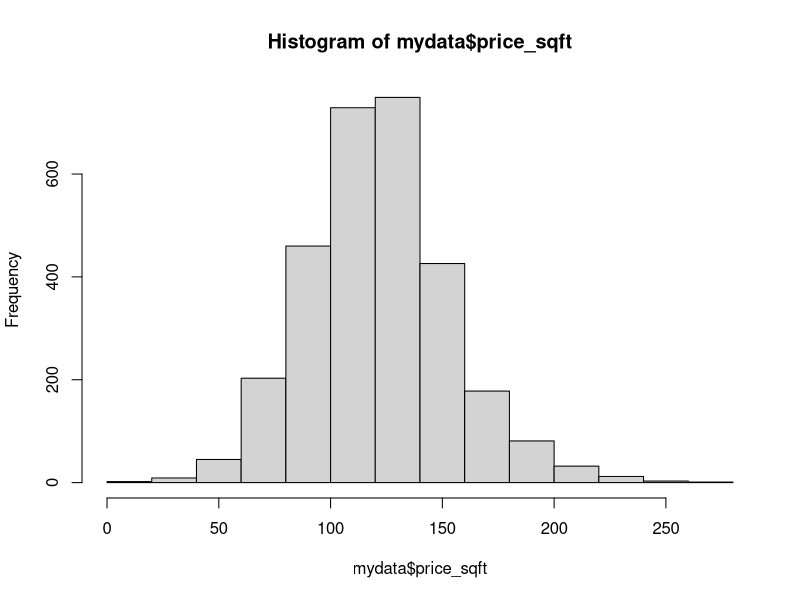
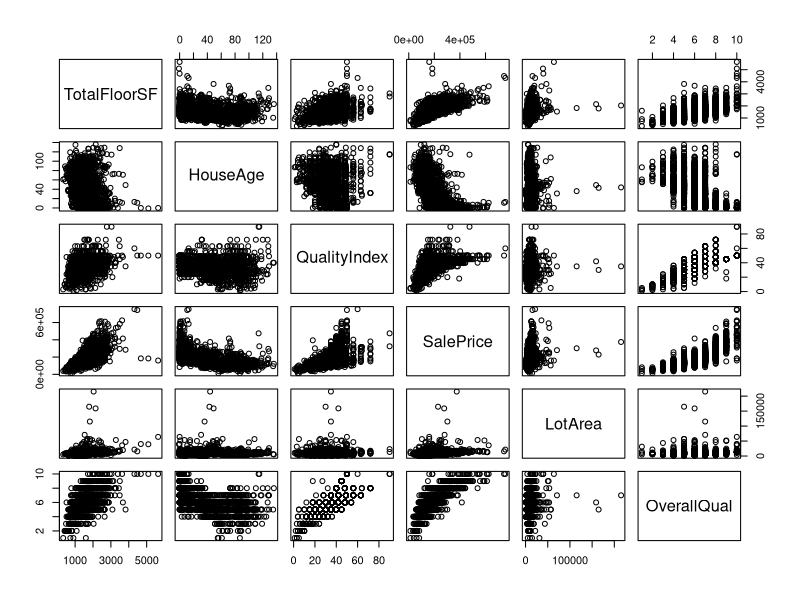
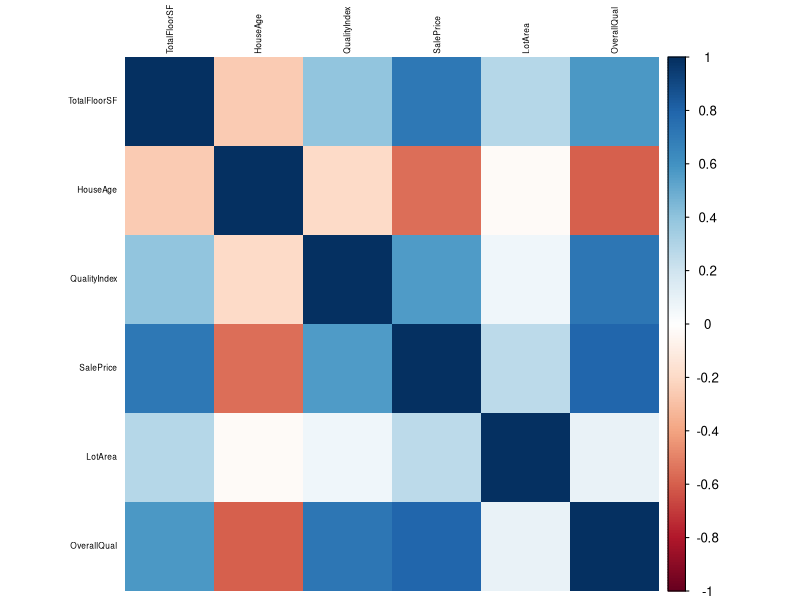
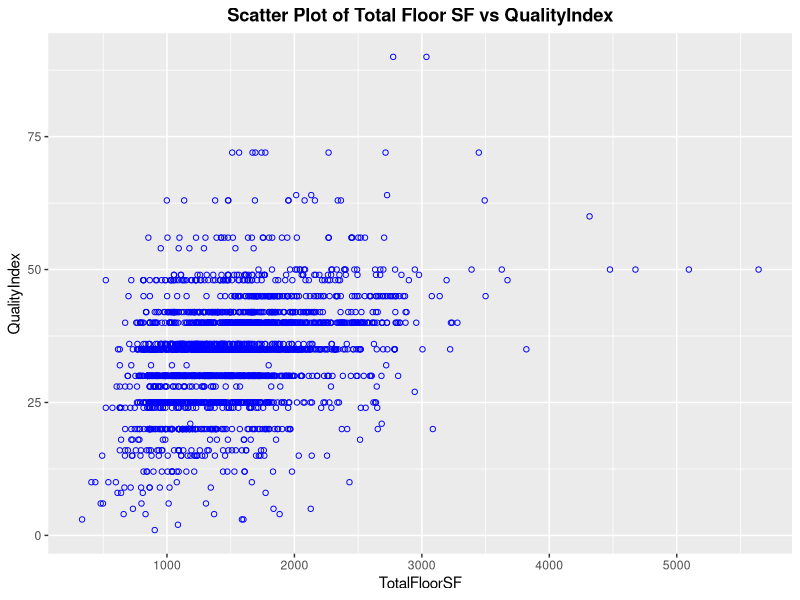
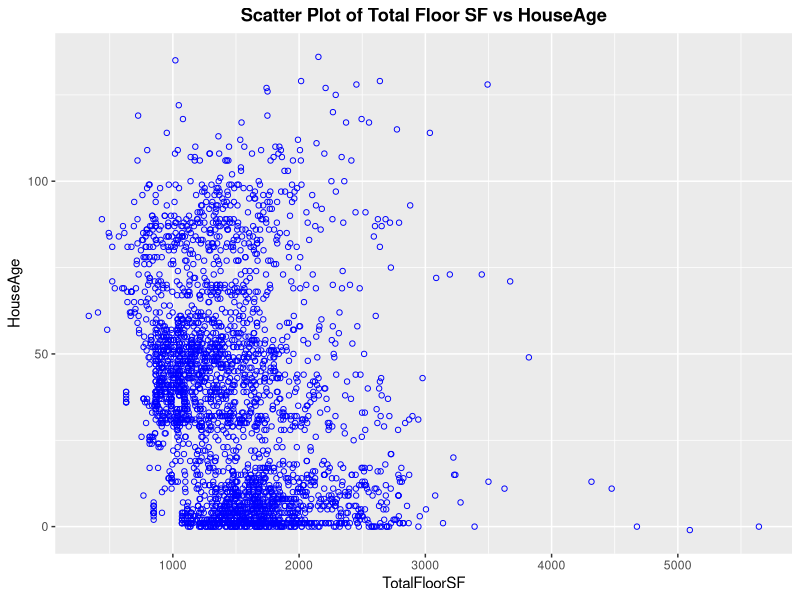
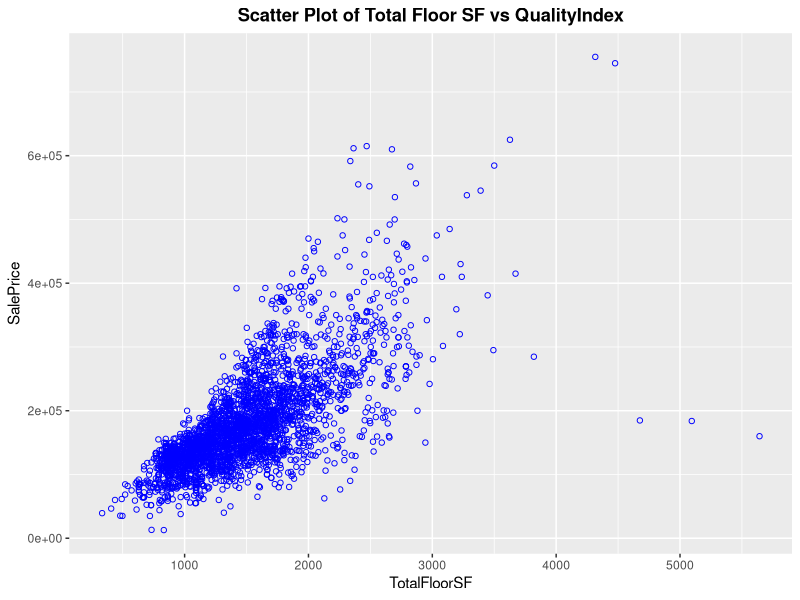
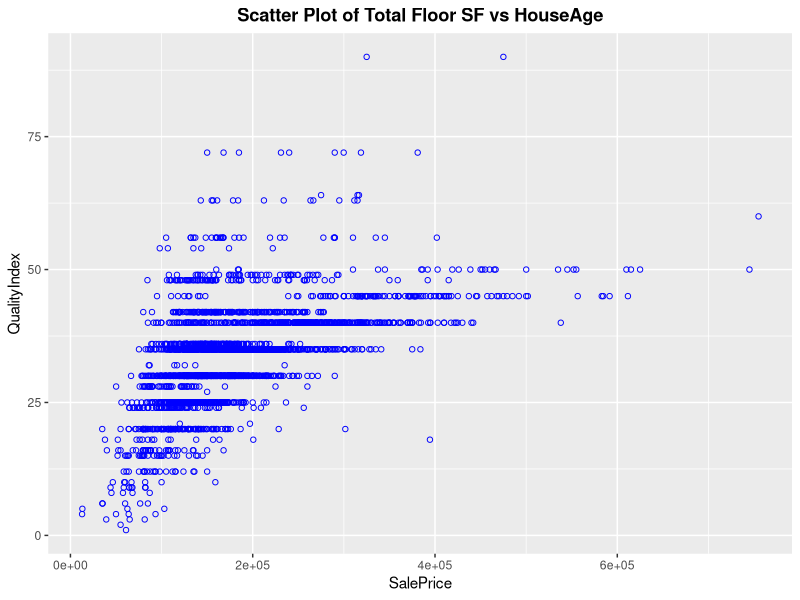

Generate these figures, in order, with R: (Note: this script raises an error after producing the figures.)
## ---- chunk 1
mydata <- read.csv(file="ames_housing_data.csv",head=TRUE,sep=",")
mydata
## ---- chunk 2
mydata$TotalFloorSF <- mydata$FirstFlrSF + mydata$SecondFlrSF
mydata$HouseAge <- mydata$YrSold - mydata$YearBuilt
mydata$QualityIndex <- mydata$OverallQual * mydata$OverallCond
mydata$logSalePrice <- log(mydata$SalePrice)
mydata$price_sqft <- mydata$SalePrice/mydata$TotalFloorSF
summary(mydata$price_sqft)
hist(mydata$price_sqft)
subdata <- subset(mydata, select=c("TotalFloorSF","HouseAge","QualityIndex",
                                  "price_sqft", "SalePrice","LotArea",
                                  "BsmtFinSF1","Neighborhood","HouseStyle",
                                  "LotShape","OverallQual","logSalePrice",
                                  "TotalBsmtSF","HouseStyle","Zoning","LotShape","SaleCondition","Functional", "LotArea","SubClass","LotFrontage","OverallCond", "YearBuilt", "ExterQual", "ExterCond", "FirstFlrSF", "SecondFlrSF", "BedroomAbvGr", "TotRmsAbvGrd", "GrLivArea", "MiscVal", "YearRemodel"))



subdata
## ---- chunk 3
subdatnum <- subset(mydata, select=c("TotalFloorSF","HouseAge","QualityIndex",
                                     "SalePrice","LotArea","OverallQual"))

require(lattice)
pairs(subdatnum, pch = 21)

require(corrplot)
mcor <- cor(subdatnum)
corrplot(mcor, method="shade", shade.col=NA, tl.col="black",tl.cex=0.5)
## ---- chunk 4
library(ggplot2)
ggplot(subdata, aes(x=TotalFloorSF, y=QualityIndex)) + 
  geom_point(color="blue", shape=1) +
  ggtitle("Scatter Plot of Total Floor SF vs QualityIndex") +
  theme(plot.title=element_text(lineheight=0.8, face="bold", hjust=0.5))

ggplot(subdata, aes(x=TotalFloorSF, y=HouseAge)) + 
  geom_point(color="blue", shape=1) +
  ggtitle("Scatter Plot of Total Floor SF vs HouseAge") +
  theme(plot.title=element_text(lineheight=0.8, face="bold", hjust=0.5))

ggplot(subdata, aes(x=TotalFloorSF, y=SalePrice)) + 
  geom_point(color="blue", shape=1) +
  ggtitle("Scatter Plot of Total Floor SF vs QualityIndex") +
  theme(plot.title=element_text(lineheight=0.8, face="bold", hjust=0.5))

ggplot(subdata, aes(x=SalePrice, y=QualityIndex)) + 
  geom_point(color="blue", shape=1) +
  ggtitle("Scatter Plot of Total Floor SF vs HouseAge") +
  theme(plot.title=element_text(lineheight=0.8, face="bold", hjust=0.5))
## ---- chunk 5
subdata = subset(subdata, select = -c(OverallQual,QualityIndex, logSalePrice, price_sqft) )
model1=lm(SalePrice~., data=subdata)
summary(model1)
model1
## ---- chunk 6
model2=lm(SalePrice~TotalFloorSF+HouseAge+LotArea+MiscVal, data=subdata)
summary(model2)
model2
## ---- chunk 7


model3=lm(SalePrice~TotalFloorSF+HouseAge+LotArea+MiscVal, data=subdata)
summary(model3)
model3
## ---- chunk 8
num_cols <- unlist(lapply(subdata, is.numeric))

subdata <- subdata[ ,num_cols]
model4=lm(SalePrice~., data=subdata)
summary(model4)
model4
## ---- chunk 9
subdata=na.omit(subdata)


subdata= subdata[,!(names(subdata) %in% c('LotArea.1', 'SecondFlrSF' ))]
## ---- chunk 10


model5=lm(SalePrice~., data=subdata)
summary(model5)
model5
## ---- chunk 11

mydata$TotalFloorSF <- mydata$FirstFlrSF + mydata$SecondFlrSF
mydata$HouseAge <- mydata$YrSold - mydata$YearBuilt
mydata$QualityIndex <- mydata$OverallQual * mydata$OverallCond
mydata$logSalePrice <- log(mydata$SalePrice)
mydata$price_sqft <- mydata$SalePrice/mydata$TotalFloorSF
subdatawithNeighborhood=mydata
num_cols <- unlist(lapply(subdatawithNeighborhood, is.numeric))

subdatawithNeighborhood <- subdatawithNeighborhood[ ,num_cols]
subdatawithNeighborhood$Neighborhood=mydata$Neighborhood
subdatawithNeighborhood
## ---- chunk 12
subdatawithNeighborhood=na.omit(subdatawithNeighborhood)
subdatawithNeighborhood
subdatawithNeighborhood = subset(subdatawithNeighborhood, select = -c(OverallQual,QualityIndex, logSalePrice, price_sqft, TotalBsmtSF,GrLivArea, MoSold, YrSold,  EnclosedPorch, ThreeSsnPorch) )
model6=lm(SalePrice~., data = subdatawithNeighborhood)
model6
summary(model6)

## ---- chunk 13
model7=lm(SalePrice~TotalFloorSF+HouseAge+LotArea+MiscVal+Neighborhood, data=subdatawithNeighborhood)
model7
summary(model7)
## ---- chunk 14
library('fastDummies')
subdatawithNeighborhood <- dummy_cols(subdatawithNeighborhood, select_columns = 'Neighborhood',
           remove_selected_columns = TRUE)
subdatawithNeighborhood=scale(subdatawithNeighborhood)
corrmatrix <- rcorr(as.matrix(subdatawithNeighborhood))
corrmatrix
## ---- chunk 15
is.matrix(corrmatrix$r)
corrmatrix=corrmatrix$r
isSymmetric(corrmatrix)
## ---- chunk 16
library(corrplot)
corrplot(corrmatrix)
## ---- chunk 17
library(psych)
fa(corrmatrix, nfactors=8) 
#factors_data <- factanal(covmat=corrmatrix, n.obs=2439, factors=3, rotation='varimax');

## ---- chunk 18
fa.parallel(corrmatrix, 
            n.obs=2258, 
            fa="both", 
            n.iter=100,
            fm="ml",
            show.legend=TRUE, main="Scree plot with parallel analysis")
## ---- chunk 19
eigen(corrmatrix)
## ---- chunk 20
factors_data <- fa(r = corrmatrix, nfactors = 15)

#factors_data <- factanal(covmat=corrmatrix, n.obs=2258, factors=15, rotation='varimax', fm='ml');

factors_data
## ---- chunk 21
###########################
# Helper functions
###########################

# find the graph node number by the coordinates
find_node_by_coordinates <- function(x, y, grid_width) {
 return(((y * grid_width) + x) - grid_width)
}

# return the number of observations represented by each node
get_node_counts <- function(x) {
 df <- data.frame(node = x)
 counts <- df %>%
   group_by(node) %>%
   summarize(observations = n())
}

# guideline for grid size = 5 * sqrt(N)
# where N is the number of observations in the data set
find_grid_size <- function(N) {
 return(floor(sqrt(sqrt(N) * 5)))
}

# Shane Lynn 14-01-2014 used to define the palette
coolBlueHotRed <- function(n, alpha = 1) {
 rainbow(n, end=4/6, alpha=alpha)[n:1]
}
## ---- chunk 22
#names(as.data.frame(subdatawithNeighborhood))
subdatawithNeighborhood2=as.data.frame(subdatawithNeighborhood[,0:34])
## ---- chunk 23
subdatawithNeighborhood
## ---- chunk 24

mydata$TotalFloorSF <- mydata$FirstFlrSF + mydata$SecondFlrSF
mydata$HouseAge <- mydata$YrSold - mydata$YearBuilt
mydata$QualityIndex <- mydata$OverallQual * mydata$OverallCond
mydata$logSalePrice <- log(mydata$SalePrice)
mydata$price_sqft <- mydata$SalePrice/mydata$TotalFloorSF
subdatawithNeighborhood2=mydata
num_cols <- unlist(lapply(subdatawithNeighborhood2, is.numeric))

subdatawithNeighborhood2 <- subdatawithNeighborhood2[ ,num_cols]
subdatawithNeighborhood2$Neighborhood=mydata$Neighborhood
subdatawithNeighborhood2
## ---- chunk 25
subdatawithNeighborhood2=na.omit(subdatawithNeighborhood2)
subdatawithNeighborhood2
subdatawithNeighborhood2 = subset(subdatawithNeighborhood2, select = -c(OverallQual,QualityIndex, logSalePrice, price_sqft, TotalBsmtSF,GrLivArea, MoSold, YrSold,  EnclosedPorch, ThreeSsnPorch) )



## ---- chunk 26
require(tidyverse)
require(kohonen)
require(ggplot2)
require(ggridges)


subdatawithNeighborhood2 %>%

 gather(variable, value, -Neighborhood) %>%
 ggplot(aes(y = as.factor(variable),
             fill = Neighborhood,
             x = percent_rank(value))) +
 geom_density_ridges() +
 ggtitle('Class Distributions') +
 theme(plot.title = element_text(hjust = 0.5)) +
 xlab('Value') +
 ylab('Variable')
## ---- chunk 27
scaleddatawneighborhood=as.data.frame(scale(subdatawithNeighborhood2[,-ncol(subdatawithNeighborhood2)]))
scaleddatawneighborhood$Neighborhood=subdatawithNeighborhood2$Neighborhood
scaleddatawneighborhood=scaleddatawneighborhood[,-c(1,2)]
scaleddatawneighborhood
scaleddatawneighborhood %>%

 gather(variable, value, -Neighborhood) %>%
 ggplot(aes(y = as.factor(variable),
             fill = Neighborhood,
             x = percent_rank(value))) +
 geom_density_ridges() +
 ggtitle('Class Distributions') +
 theme(plot.title = element_text(hjust = 0.5)) +
 xlab('Value') +
 ylab('Variable')
## ---- chunk 28
# find all columns having numeric data
numerics <- scaleddatawneighborhood %>%
 select_if(is.numeric) %>%
 names

scaleddatawneighborhood$Neighborhood <- as.factor(scaleddatawneighborhood$Neighborhood)

# find all columns having factors
factors <- scaleddatawneighborhood %>%
 select_if(is.factor) %>%
 names

numerics

## ---- chunk 29
factors
## ---- chunk 30

data_list = list()
distances = vector()

# create a layer for each factor
for (fac in factors){
 data_list[[fac]] = kohonen::classvec2classmat( scaleddatawneighborhood[[fac]] )
 distances = c(distances, 'tanimoto')
}

data_list[['numerics']] = scale(scaleddatawneighborhood[,numerics])
distances = c(distances, 'sumofsquares')
## ---- chunk 31
# review data_list
str(data_list)
names(data_list)

# review distance measures
distances
## ---- chunk 32
# call the find_grid_size function to calculate the grid size
map_dimension = find_grid_size(dim(scaleddatawneighborhood)[1])

# set the number of times the model will cycle through the observations
epochs = 2000
set.seed(123)

# create a grid onto which the som will be mapped
som_grid = somgrid(xdim = 7
                   ,ydim = 7
                   ,topo = "rectangular")


# train the SOM
cc_som = supersom(data_list
                  ,grid = som_grid
                  ,rlen = epochs
                  ,alpha = c(0.1, 0.01)
                  ,whatmap = c(factors,'Neighborhood', 'numerics')
                  ,dist.fcts = distances
                  ,keep.data = TRUE
)

## ---- chunk 33
plot(cc_som, type = "changes")
## ---- chunk 34
plot(cc_som, type = "counts", palette.name = coolBlueHotRed)
## ---- chunk 35
cc_som$unit.classif
observations_by_node <- get_node_counts(cc_som$unit.classif)
## ---- chunk 36
plot(cc_som, type = "dist.neighbours", palette.name = coolBlueHotRed)

## ---- chunk 37
anomalies <- find_node_by_coordinates(7, 4, 7)
rows <- which(cc_som$unit.classif == anomalies)
scaleddatawneighborhood[rows, ]
## ---- chunk 38
anomalies <- find_node_by_coordinates(1, 5, 1)
rows <- which(cc_som$unit.classif == anomalies)
scaleddatawneighborhood[rows, ]
## ---- chunk 39
plot(cc_som, type = "codes", palette.name = coolBlueHotRed)
## ---- chunk 40
plot(cc_som, type = "property", property = getCodes(cc_som)[["Neighborhood"]],
main=colnames(getCodes(cc_som))[["Neighborhood"]], palette.name=coolBlueHotRed)
## ---- chunk 41
cc_som$codes[["Neighborhood"]]
## ---- chunk 42
plot(cc_som, type = "quality", palette.name = coolBlueHotRed)
## ---- chunk 43
###########################
# Clustering
###########################

library(RColorBrewer)
n <- 60
qual_col_pals = brewer.pal.info[brewer.pal.info$category == 'qual',]
col_vector = unlist(mapply(brewer.pal, qual_col_pals$maxcolors, rownames(qual_col_pals)))

# fuse all layers into one dataframe
codes = tibble( layers = names(cc_som$codes)
                ,codes = cc_som$codes ) %>%
 mutate( codes = purrr::map(codes, as_tibble) ) %>%
 spread( key = layers, value = codes) %>%
 apply(1, bind_cols) %>%
 .[[1]] %>%
 as_tibble()

# generate distance matrix for codes
dist_m = dist(codes) %>%
 as.matrix()

# generate seperate distance matrix for map location
dist_on_map = kohonen::unit.distances(som_grid)

#exponentiate euclidean distance by distance on map
dist_adj = dist_m ^ dist_on_map

clust_adj = hclust(as.dist(dist_adj), 'ward.D2')

som_cluster_adj = cutree(clust_adj, 11)

plot(cc_som, type="codes", main = "Clusters", bgcol = col_vector[som_cluster_adj], pchs = NA)
## ---- chunk 44
cc_som$unit.classif
observations_by_node <- get_node_counts(cc_som$unit.classif)
## ---- chunk 45

cc.som = supersom(data_list
                  ,grid = som_grid
                  ,rlen = epochs
                  ,alpha = c(0.1, 0.01)
                  ,whatmap = c(factors, 'numerics')
                  ,dist.fcts = distances
                  ,keep.data = TRUE
)

plot(cc.som, type = "changes")

plot(cc.som, type = "counts", palette.name = coolBlueHotRed)

cc.som$unit.classif
observations_by_node <- get_node_counts(cc.som$unit.classif)

round(mean(observations_by_node$observations), 2)

plot(cc.som, type = "dist.neighbours", palette.name = coolBlueHotRed)

plot(cc.som, type = "codes", palette.name = coolBlueHotRed)
## ---- chunk 46
find_grid_size(dim(scaleddatawneighborhood)[1])
